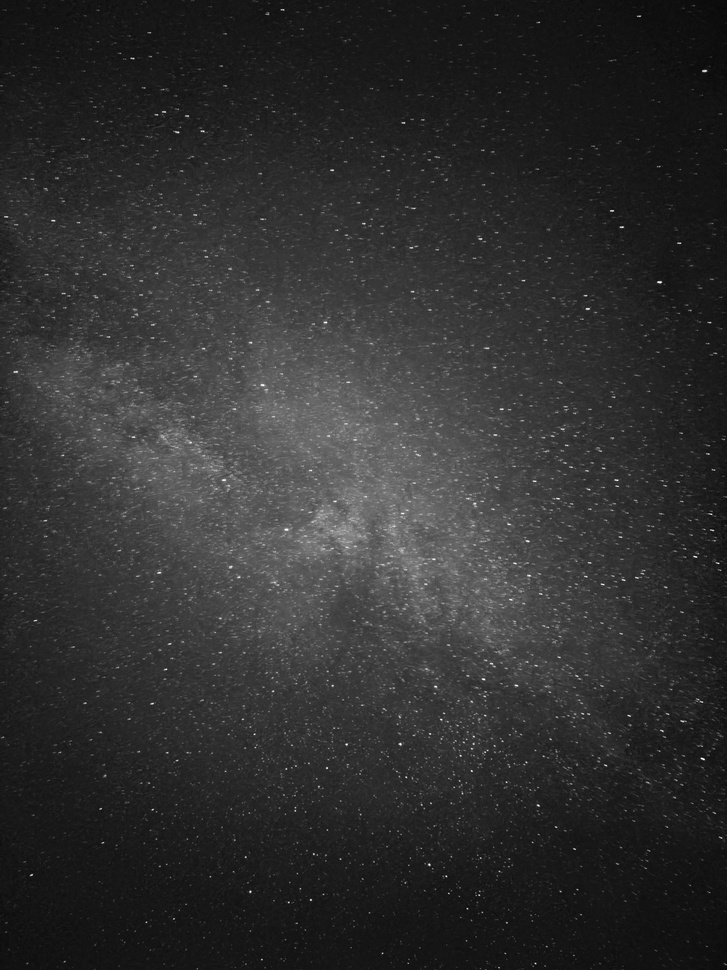
#> input picture data/raw/IMG_5991.jpg, 727 x 970 px, shrunk from 3024 x 4032 before the run, found by its file name
$ jupyter execute --allow-errors Amanogawa_dark.ipynb
#> lines starting #> are read from the running program, lines starting #| are printed output that depends on the picture; after the words box and inside, x2 and y2 are one past the last pixel; in counts of white or black regions, pixels touching at a corner belong together
<a href="https://colab.research.google.com/github/SHayashida/Amanogawa/blob/main/Amanogawa_dark.ipynb" target="_parent"></a>

[cell 1]
# === Setup (Colab) ===
import numpy as np
import pandas as pd
import matplotlib.pyplot as plt
from pathlib import Path
from PIL import Image
from skimage.feature import blob_log
from skimage.filters import threshold_otsu, threshold_sauvola
from skimage.morphology import remove_small_objects, skeletonize
from skimage.measure import label, regionprops
from scipy.ndimage import gaussian_filter
from scipy.spatial import cKDTree
from scipy.optimize import curve_fit
import json, math, os, random

np.random.seed(42); random.seed(42)

# ---- I/O (ファイル名の自動解決) ----
IMG_CANDIDATES = ["/content/drive/MyDrive/Colab Notebooks/天の川/IMG_5991.jpg"]
CSV_CANDIDATES = ["/content/drive/MyDrive/Colab Notebooks/天の川/IMG_5991_star_coords.csv"]
IMAGE_PATH = next((f for f in IMG_CANDIDATES if Path(f).exists()), IMG_CANDIDATES[0])
COORDS_CSV = next((f for f in CSV_CANDIDATES if Path(f).exists()), CSV_CANDIDATES[0])

# 天球スケール（任意）：既報の plate scale ≈ 66.96 arcsec/px（必要に応じて変更）
PLATE_SCALE_ARCSEC_PER_PX = 66.959

# ---- 基本ユーティリティ ----
def load_image_gray(path):
    img = Image.open(path).convert("L")
#> img is the input picture: PIL image 727x970 L; min 1, max 255, mean 47.4
    arr = np.array(img).astype(float)
    H, W = arr.shape
#> H = 970; W = 727
    return arr, (W, H)

def to_unit(x):
    x = x.astype(float)
    x -= x.min()
    d = x.max() - x.min()
    if d == 0: return np.zeros_like(x)
    return x / d

def detect_stars_log(img, max_sigma=6, num_sigma=12, threshold=0.05):
    blobs = blob_log(img, max_sigma=max_sigma, num_sigma=num_sigma, threshold=threshold)
    if len(blobs) == 0:
        return pd.DataFrame(columns=["x","y","r"])
    return pd.DataFrame({"x": blobs[:,1], "y": blobs[:,0], "r": blobs[:,2]})

def load_or_detect_star_points(image, coords_csv, detect_threshold=0.05):
    WCS = None
    H, W = image.shape
    p = Path(coords_csv)
    if p.exists():
        df = pd.read_csv(p)
        print(f"[INFO] loaded coords: {p} (N={len(df)})")
    else:
        df = detect_stars_log(image, threshold=detect_threshold)
        df.to_csv(coords_csv, index=False)
        print(f"[INFO] detected stars by LoG (N={len(df)}), saved -> {coords_csv}")
    # inside-frame only
    m = (df["x"].between(0, W-1)) & (df["y"].between(0, H-1))
    df = df[m].reset_index(drop=True)
    return df[["x","y"]].to_numpy(), df

def boxcount_fractal_on_mask(mask, exp_from=-1.0, exp_to=-2.2, steps=10):
    """True(=1)画素の集合に対するボックスカウント。"""
    Y, X = np.nonzero(mask)
    if len(X) == 0:
        return np.nan, None, None
    Xn = (X - X.min()) / max(1, (X.max() - X.min()))
    Yn = (Y - Y.min()) / max(1, (Y.max() - Y.min()))
    pts = np.column_stack([Xn, Yn])
    eps_list = np.logspace(exp_from, exp_to, steps)
    Ns = []
    for eps in eps_list:
        bins = int(np.ceil(1/eps))
        if bins < 1: bins = 1
        grid = np.floor(pts * bins).astype(int)
        grid[grid==bins] = bins-1
        Ns.append(len(np.unique(grid, axis=0)))
    eps = np.array(eps_list); Ns = np.array(Ns)
    coeff = np.polyfit(np.log(1/eps), np.log(Ns + 1e-9), 1)
    return float(coeff[0]), eps, Ns

# [63 lines left out: functions pca_axis_from_density, rotate_xy, annulus_stats_surface_brightness, annulus_star_counts, not called in this run]

[cell 2]
img, (W, H) = load_image_gray(IMAGE_PATH)
#> W = 727; H = 970
img_u = to_unit(img)                   # 0..1 正規化（明るい=1）
#> in to_unit, `d = x.max() - x.min()`: d = 254
#> (the rest of this cell did not finish here and is left out)

#> in load_or_detect_star_points, `df = detect_stars_log(image, threshold=detect_threshold)`: df = table of 32686 rows and 3 columns

print(f"IMAGE: {IMAGE_PATH}  size={W}x{H}  stars={len(stars_xy)}")
plt.figure(figsize=(5,7))
plt.imshow(img_u, cmap="gray", origin="upper")
plt.title("Input image (normalized)")
plt.axis("off")
plt.show()

[cell 3]
# --- 画像の反転（暗黒星雲を明るく） ---
inv = 1.0 - img_u
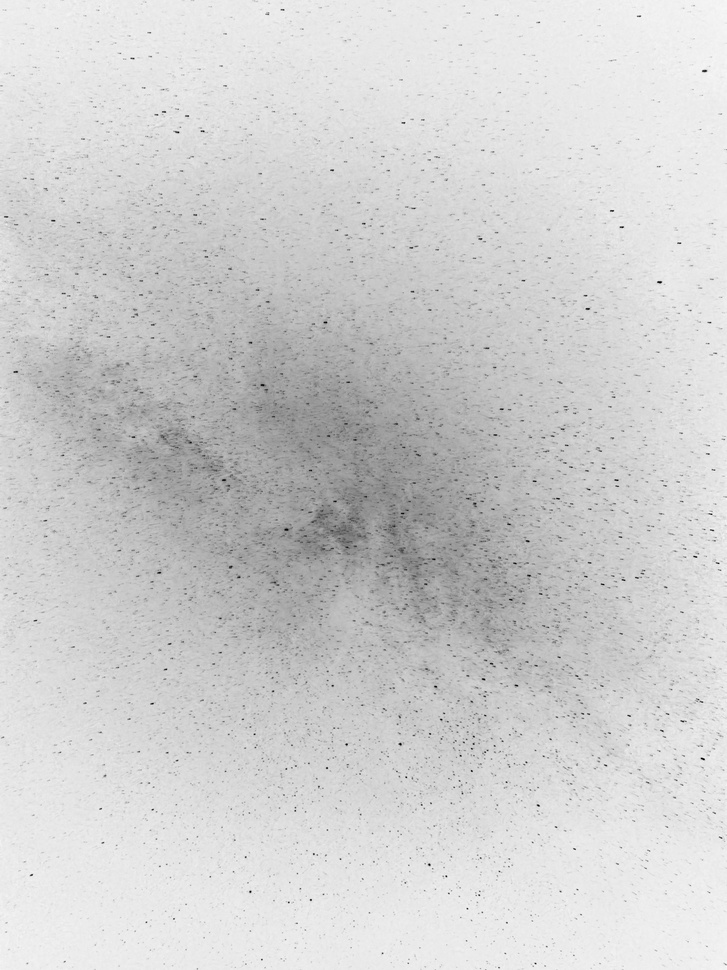
#> inv: shape (970, 727) float64; min 0, max 1, mean 0.817

# 大域的勾配を除去（high-pass）：ガウシアン平滑を引き算→再正規化
inv_hp = inv - gaussian_filter(inv, sigma=50)
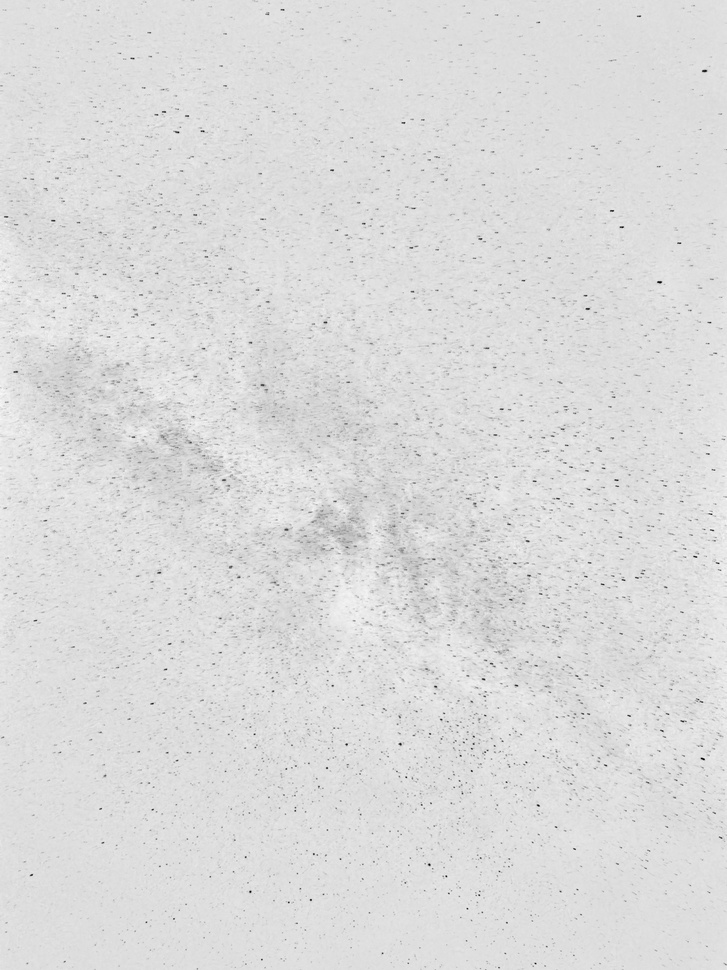
#> inv_hp: shape (970, 727) float64; min -0.896, max 0.142, mean 2.04e-16; drawn with min black and max white
inv_hp = to_unit(inv_hp)

# --- 自動しきい値で「影」マスク作成（局所適応的：Sauvola） ---
win = 51  # 窓サイズ（奇数）
k = 0.2
th_map = threshold_sauvola(inv_hp, window_size=win, k=k)
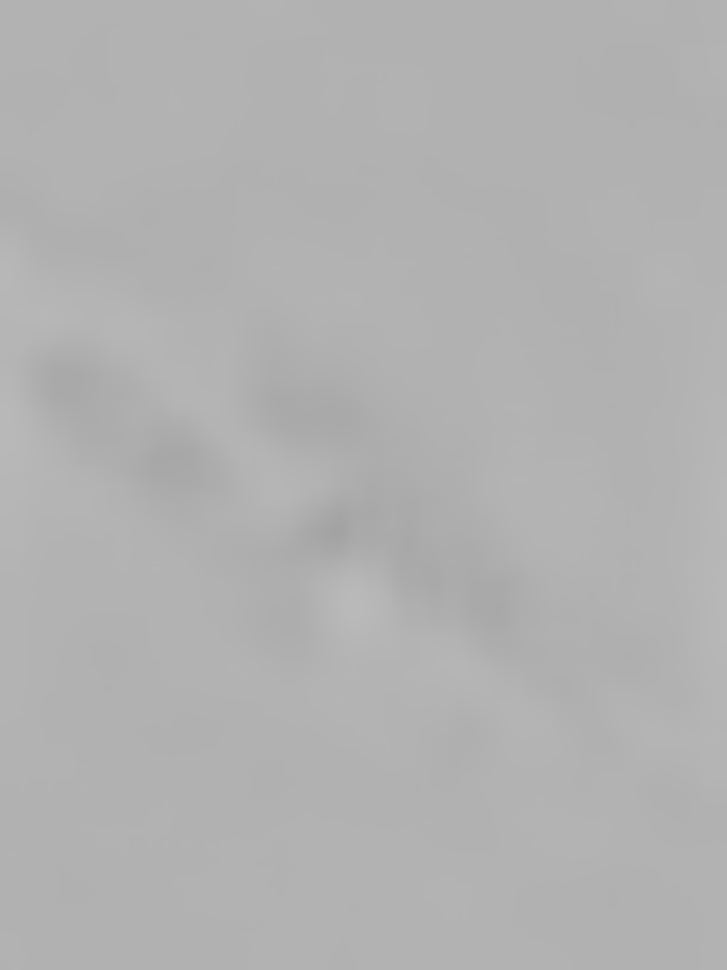
#> th_map: shape (970, 727) float64; min 0.64, max 0.729, mean 0.696
mask_dark = inv_hp > th_map
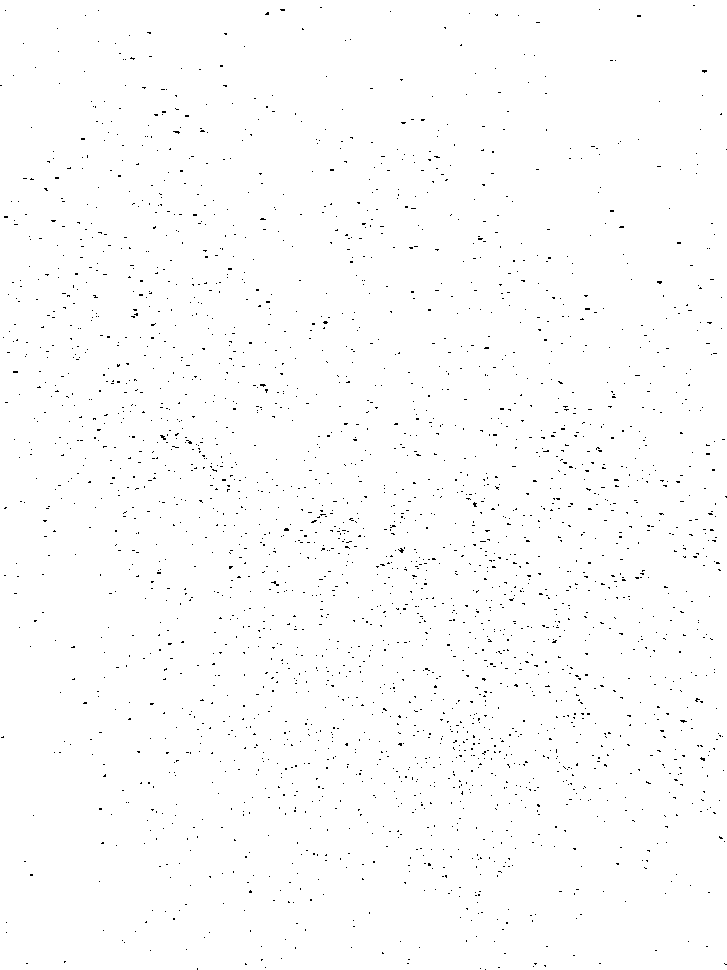
#> mask_dark: shape (970, 727) bool; 99.1% white; black in thin lines or dots

# 微小ノイズ除去（10 px未満を削除）
mask_dark = remove_small_objects(mask_dark, min_size=10)

# 骨格化（オプション：線状の雲筋を抽出）
skeleton = skeletonize(mask_dark)
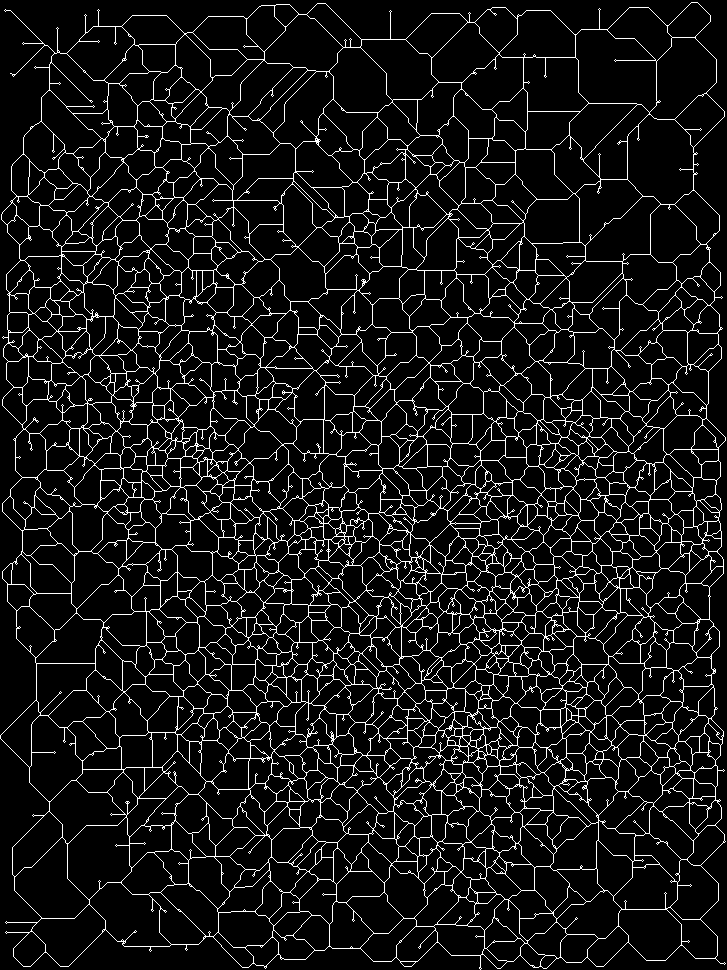
#> skeleton: shape (970, 727) bool; 8.5% white in thin lines or dots

# --- 可視化 ---
fig, ax = plt.subplots(1,3, figsize=(13,4.5))
ax[0].imshow(inv, cmap="gray"); ax[0].set_title("Inverted")
ax[1].imshow(inv_hp, cmap="gray"); ax[1].set_title("High-pass inverted")
ax[2].imshow(mask_dark, cmap="gray"); ax[2].set_title("Dark-nebula mask")
for a in ax: a.axis("off")
plt.tight_layout(); plt.show()

# --- フラクタル次元（マスク & 骨格） ---
D_mask, eps_m, Ns_m = boxcount_fractal_on_mask(mask_dark, -1.0, -2.2, 10)
#> in boxcount_fractal_on_mask, `pts = np.column_stack([Xn, Yn])`: pts = 699014 pairs, first value 0 to 1, second value 0 to 1
#> after the loop in boxcount_fractal_on_mask, `for eps in eps_list:`: Ns = [100, 196, 361, 676, 1225, 2209, 4096, 7396, 13689, 25281]
#> in boxcount_fractal_on_mask, `eps = np.array(eps_list)`: eps = [0.1, 0.0736, 0.0541, 0.0398, 0.0293, 0.0215, 0.0158, 0.0117, 0.00858, 0.00631]
#> in boxcount_fractal_on_mask, `coeff = np.polyfit(np.log(1/eps), np.log(Ns + 1e-9), 1)`: coeff = [1.99, 0.0816]
#> D_mask = 1.99; eps_m has the same summary as eps in boxcount_fractal_on_mask; Ns_m has the same summary as Ns in boxcount_fractal_on_mask
D_skel, eps_s, Ns_s = boxcount_fractal_on_mask(skeleton,  -1.0, -2.2, 10)
#> the loop in boxcount_fractal_on_mask (call 2), `for eps in eps_list:` made 10 passes
#> (eps, bins) on passes 1 to 10: (0.1, 10), (0.0736, 14), (0.0541, 19), (0.0398, 26), (0.0293, 35), (0.0215, 47), (0.0158, 64), (0.0117, 86), (0.00858, 117), (0.00631, 159)
#> D_skel = 1.77; eps_s has the same summary as eps in boxcount_fractal_on_mask; Ns_s = [100, 196, 361, 672, 1192, 2060, 3528, 5636, 8695, 12793]

plt.figure(figsize=(6,4))
plt.plot(np.log(1/eps_m), np.log(Ns_m), "o-", label=f"Mask (D≈{D_mask:.2f})")
plt.plot(np.log(1/eps_s), np.log(Ns_s), "o-", label=f"Skeleton (D≈{D_skel:.2f})")
plt.xlabel("log(1/box size)"); plt.ylabel("log(box count)")
plt.title("Fractal scaling of dark nebulae (shadow)")
plt.legend(); plt.tight_layout(); plt.show()
#> after `plt.legend()`:
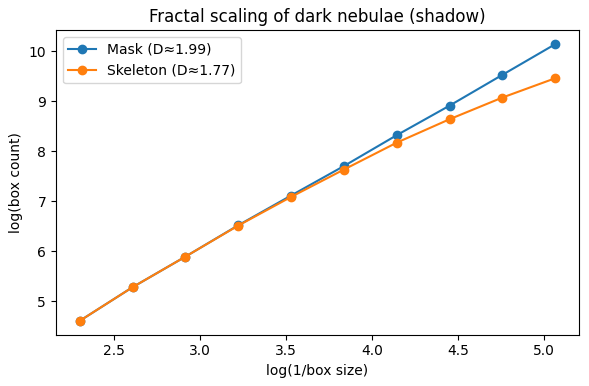
#> figure drawn by matplotlib, 1 panel; curve peaks at x = 5.07, y = 10.14; curve peaks at x = 5.07, y = 9.46

# --- 面積率・連結成分サイズ分布（参考） ---
lab = label(mask_dark)
#> lab: shape (970, 727) int32; values 0 (black) and 1 (white), 99.1% white; black in thin lines or dots
props = regionprops(lab)
#> props = 1 regions; box (x1, y1, x2, y2) and area: (0, 0, 727, 970) 699014
areas = np.array([p.area for p in props])
#> areas = [699014]
area_frac = mask_dark.mean()
#> area_frac = 0.991

plt.figure(figsize=(6,4))
plt.hist(areas, bins=np.logspace(1,5,40))
plt.xscale("log"); plt.xlabel("component area (pixels)"); plt.ylabel("count")
plt.title("Size distribution of dark components")
plt.tight_layout(); plt.show()
#> after `plt.tight_layout()`:
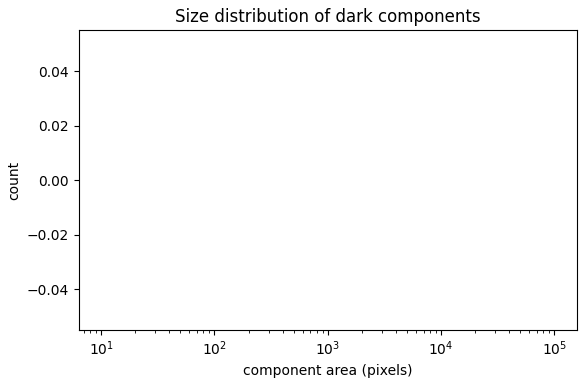
#> figure drawn by matplotlib, 1 panel

# 保存（Zenodo用）
out_dark = {
    "D_dark_mask": None if np.isnan(D_mask) else float(D_mask),
    "D_dark_skeleton": None if np.isnan(D_skel) else float(D_skel),
    "area_fraction": float(area_frac),
    "threshold_params": {"method": "sauvola", "window": win, "k": k},
    "highpass_sigma": 50
}
with open("dark_morphology_summary.json","w") as f:
    json.dump(out_dark, f, indent=2)
print("saved: dark_morphology_summary.json")
